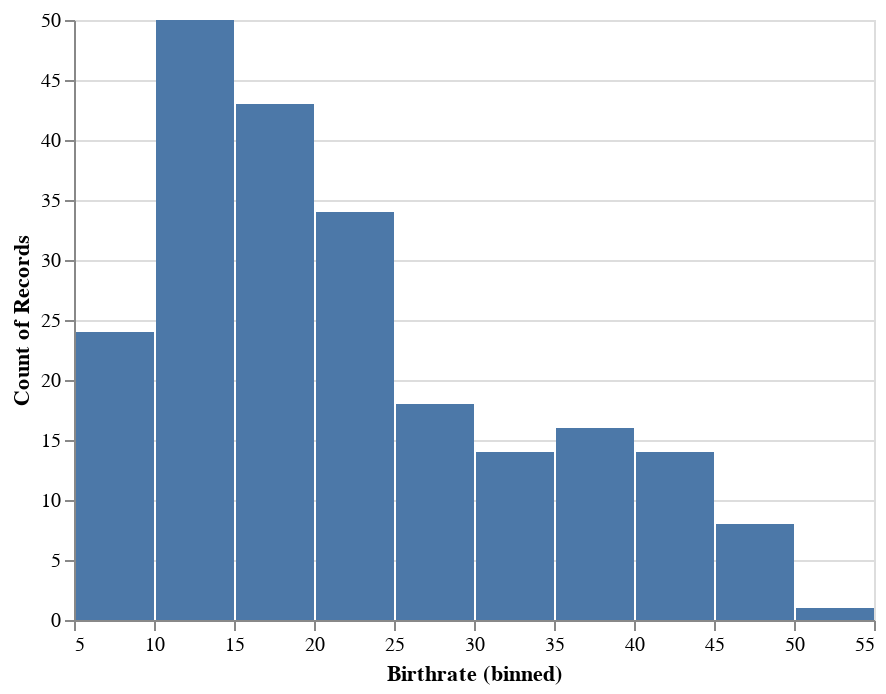

Notebook code cell kept with this figure:
### Code cell
c = Chart(wd) # make a chart
m = c.mark_bar() # set the mark -- returns a new Chart
e = m.encode(X('Birthrate',bin=True),y='count()') # set the encoding 
e.display()

### Figure 1 — Vega-Lite specification as saved in the notebook (floating-point values rounded to 4 significant figures; data arrays with more than 128 entries replaced by an {"elided": "..."} marker saying what was removed)
{"$schema": "https://vega.github.io/schema/vega-lite/v2.6.0.json", "config": {"view": {"height": 300, "width": 400}}, "data": {"name": "data-46c0b0f4d404e9b3f256854a0ec560ec"}, "datasets": {"data-46c0b0f4d404e9b3f256854a0ec560ec": {"elided": "225 records"}}, "encoding": {"x": {"bin": true, "field": "Birthrate", "type": "quantitative"}, "y": {"aggregate": "count", "type": "quantitative"}}, "mark": "bar"}
